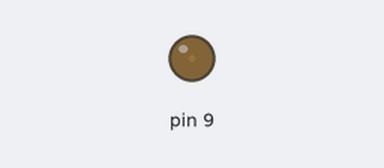
The sketch below on a simulated Arduino Uno, built with avr-gcc and run on an emulated ATmega328P. Parts: output pins drawn as LEDs (lit = HIGH). What the sketch prints to the serial monitor is not drawn.

Above: at 0.42 s.
At 19.82 s:
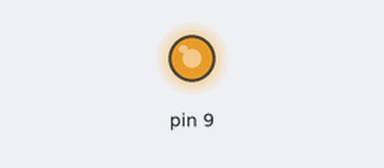
At 29.05 s:
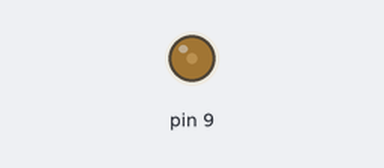
At 39.55 s:
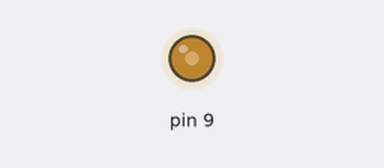
Timing chart, 0 to 40.0 s (numbered marks = the images above):
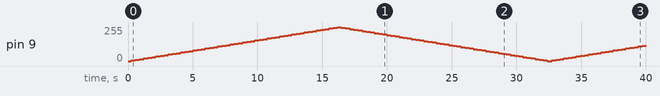

Measured:
- by itself, pin 9: 0/255 → 5/255 at 0.25 s, → 10/255 0.32 s later, → 15/255 0.32 s later, → 20/255 0.32 s later, … (125 changes in this stretch)

The sketch:

Task2_speedup_.ino
```cpp
void setup() {
  // put your setup code here, to run once:
 // put your setup code here, to run once:
  pinMode(9, OUTPUT);
  pinMode(A0, INPUT);
  Serial.begin(9600);
  Serial.setTimeout(-1);

}
int timer=0;
int response=0;\
int stepint=5;
//the response step the number of time steps we take before each ramp up
double totaltimesteps=255/stepint;
//and the number of ramp up steps it takes to get to the max of the ramp
double responsestep=255/stepint;

//desired ramp up time in miliseconds
double ramptime=2000;
double actualdelay=ramptime/(totaltimesteps*responsestep);
boolean up=true;
void loop() {
   if(timer>=responsestep){
       if(response>=255 && up){
        up=false;
      }
      else if(response<=0 && !up){
        up=true;
      }

      if(up){
        response+=stepint;
        analogWrite(9,response);
      }
      else if(!up){
      response-=stepint;
      analogWrite(9,response);

      }


    timer=0;
    }
    else{
       timer+=1;
       delay(actualdelay);
       Serial.println(actualdelay);


    }


  // put your main code here, to run repeatedly:

}
```
